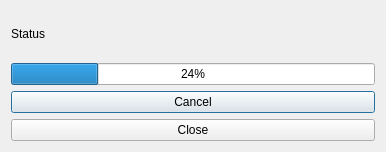
<?xml version="1.0" encoding="UTF-8"?>
<ui version="4.0">
 <class>Dialog</class>
 <widget class="QDialog" name="Dialog">
  <property name="geometry">
   <rect>
    <x>0</x>
    <y>0</y>
    <width>386</width>
    <height>152</height>
   </rect>
  </property>
  <property name="windowTitle">
   <string>Dialog</string>
  </property>
  <layout class="QVBoxLayout" name="verticalLayout_2">
   <item>
    <layout class="QVBoxLayout" name="verticalLayout" stretch="1,4,4,0">
     <item>
      <widget class="QLabel" name="lbl_status">
       <property name="text">
        <string>Status</string>
       </property>
      </widget>
     </item>
     <item>
      <widget class="QProgressBar" name="progress_bar">
       <property name="value">
        <number>24</number>
       </property>
      </widget>
     </item>
     <item>
      <widget class="QPushButton" name="btn_cancel">
       <property name="text">
        <string>Cancel</string>
       </property>
      </widget>
     </item>
     <item>
      <widget class="QPushButton" name="btn_close">
       <property name="text">
        <string>Close</string>
       </property>
      </widget>
     </item>
    </layout>
   </item>
  </layout>
 </widget>
 <resources/>
 <connections/>
</ui>
